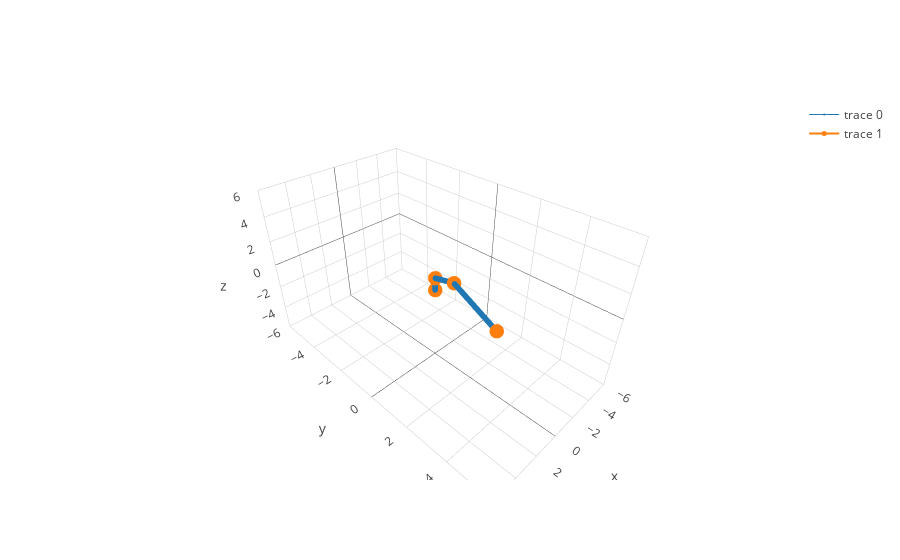

The code cell stored with this chart in its notebook:
### Code cell
coord = [2.29, 3.98, 2]
thetalist = kin.inv(robot1, coord)

kin.fwd(robot1,thetalist)
m = graphics.plotcurrpos(robot1)
m.show()

### Figure 1 — Plotly figure (JSON) as saved in the notebook; plotly's stock layout.template omitted (floating-point values rounded to 4 significant figures; data arrays with more than 128 entries replaced by an {"elided": "..."} marker saying what was removed)
{"data": [{"line": {"color": "#1f77b4", "width": 1}, "marker": {"size": 2}, "type": "scatter3d", "uid": "574942cf-8211-442e-981d-efc532a0528d", "x": {"elided": "150 float values"}, "y": {"elided": "150 float values"}, "z": {"elided": "150 float values"}}, {"line": {"color": "#ff7f0e", "width": 2}, "marker": {"size": 5}, "type": "scatter3d", "uid": "4cb51fc8-7595-48a1-9cb8-02c9af606e0c", "x": [0, 0, 0.7972, 2.29], "y": [0, 0, 1.386, 3.98], "z": [0, 1, 2.202, 2]}], "layout": {"scene": {"xaxis": {"range": [-6, 6]}, "yaxis": {"range": [-6, 6]}, "zaxis": {"range": [-6, 6]}}}}
